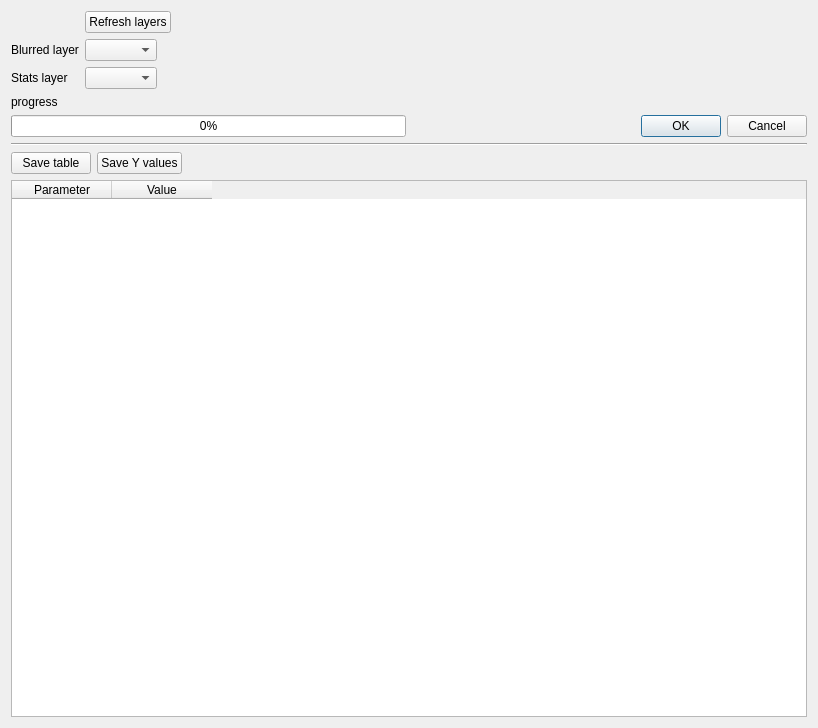
<?xml version="1.0" encoding="UTF-8"?>
<ui version="4.0">
 <class>Form</class>
 <widget class="QWidget" name="Form">
  <property name="geometry">
   <rect>
    <x>0</x>
    <y>0</y>
    <width>818</width>
    <height>728</height>
   </rect>
  </property>
  <property name="windowTitle">
   <string>Form</string>
  </property>
  <layout class="QVBoxLayout" name="verticalLayout">
   <item>
    <layout class="QFormLayout" name="formLayout">
     <property name="fieldGrowthPolicy">
      <enum>QFormLayout::ExpandingFieldsGrow</enum>
     </property>
     <item row="0" column="1">
      <widget class="QPushButton" name="pushButton_refreshLayers">
       <property name="text">
        <string>Refresh layers</string>
       </property>
       <property name="icon">
        <iconset resource="../../../../../plugins/Blurring/resources.qrc">
         <normaloff>:/plugins/Blurring/resources/refresh.png</normaloff>:/plugins/Blurring/resources/refresh.png</iconset>
       </property>
      </widget>
     </item>
     <item row="1" column="0">
      <widget class="QLabel" name="label">
       <property name="text">
        <string>Blurred layer</string>
       </property>
      </widget>
     </item>
     <item row="2" column="0">
      <widget class="QLabel" name="label_2">
       <property name="text">
        <string>Stats layer</string>
       </property>
      </widget>
     </item>
     <item row="1" column="1">
      <widget class="QComboBox" name="comboBox_blurredLayer">
       <property name="sizeAdjustPolicy">
        <enum>QComboBox::AdjustToContentsOnFirstShow</enum>
       </property>
      </widget>
     </item>
     <item row="2" column="1">
      <widget class="QComboBox" name="comboBox_statsLayer">
       <property name="sizePolicy">
        <sizepolicy hsizetype="Maximum" vsizetype="Fixed">
         <horstretch>0</horstretch>
         <verstretch>0</verstretch>
        </sizepolicy>
       </property>
       <property name="sizeAdjustPolicy">
        <enum>QComboBox::AdjustToContentsOnFirstShow</enum>
       </property>
      </widget>
     </item>
    </layout>
   </item>
   <item>
    <widget class="QLabel" name="label_progressStats">
     <property name="text">
      <string>progress</string>
     </property>
    </widget>
   </item>
   <item>
    <layout class="QHBoxLayout" name="horizontalLayout_2">
     <item>
      <widget class="QProgressBar" name="progressBar_stats">
       <property name="value">
        <number>0</number>
       </property>
      </widget>
     </item>
     <item>
      <widget class="QDialogButtonBox" name="buttonBox_stats">
       <property name="standardButtons">
        <set>QDialogButtonBox::Cancel|QDialogButtonBox::Ok</set>
       </property>
       <property name="centerButtons">
        <bool>false</bool>
       </property>
      </widget>
     </item>
    </layout>
   </item>
   <item>
    <widget class="Line" name="line">
     <property name="orientation">
      <enum>Qt::Horizontal</enum>
     </property>
    </widget>
   </item>
   <item>
    <layout class="QHBoxLayout" name="horizontalLayout_3">
     <item>
      <widget class="QPushButton" name="pushButton_saveTable">
       <property name="text">
        <string>Save table</string>
       </property>
      </widget>
     </item>
     <item>
      <widget class="QPushButton" name="pushButton_saveYValues">
       <property name="text">
        <string>Save Y values</string>
       </property>
      </widget>
     </item>
     <item>
      <spacer name="horizontalSpacer">
       <property name="orientation">
        <enum>Qt::Horizontal</enum>
       </property>
       <property name="sizeHint" stdset="0">
        <size>
         <width>40</width>
         <height>20</height>
        </size>
       </property>
      </spacer>
     </item>
    </layout>
   </item>
   <item>
    <layout class="QHBoxLayout" name="horizontalLayout">
     <item>
      <widget class="QTableWidget" name="tableWidget">
       <property name="minimumSize">
        <size>
         <width>200</width>
         <height>0</height>
        </size>
       </property>
       <attribute name="verticalHeaderVisible">
        <bool>false</bool>
       </attribute>
       <column>
        <property name="text">
         <string>Parameter</string>
        </property>
       </column>
       <column>
        <property name="text">
         <string>Value</string>
        </property>
       </column>
      </widget>
     </item>
     <item>
      <layout class="QVBoxLayout" name="layout_plot"/>
     </item>
    </layout>
   </item>
  </layout>
 </widget>
 <resources>
  <include location="../../../../../plugins/Blurring/resources.qrc"/>
 </resources>
 <connections/>
</ui>
